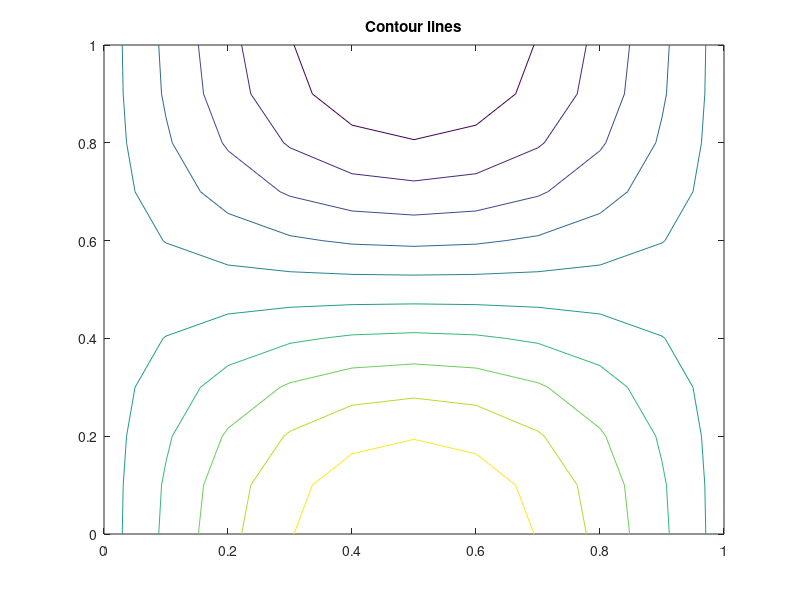
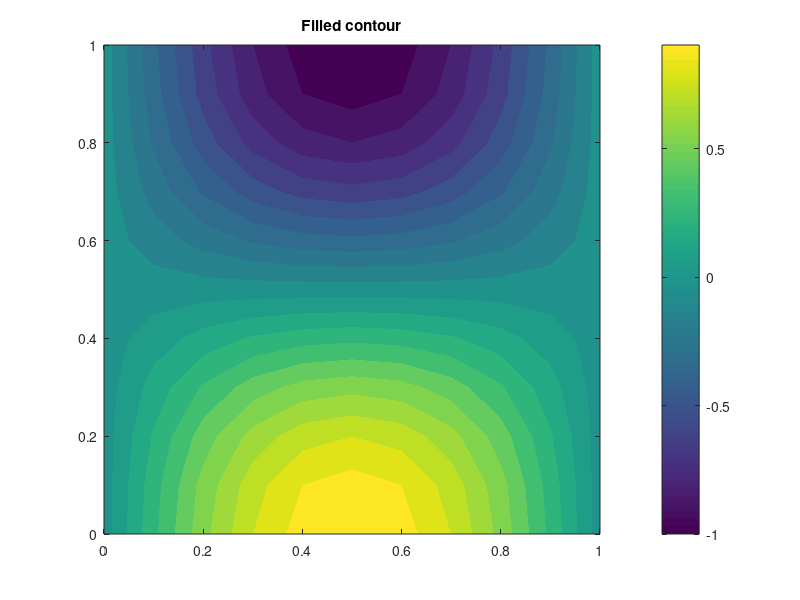

These figures' MATLAB source, in order:
clc;
clear;
close all;

h = 0.1;
k = 0.1;

x_start = 0;
x_end = 1;
t_start = 0;
t_end = 1;

xs = x_start:h:x_end;
ts = t_start:k:t_end;

top_bc = 0;
bottom_bc = 0;

matrix = zeros(length(xs), length(ts));
matrix(1, :) = top_bc;
matrix(end, :) = bottom_bc;

% initial condition: sin(pi*x)
for i = 1:length(xs)
    matrix(i, 1) = sin(pi * xs(i));
end

% compute the second time level using du/dt = 0
r = (k / h);
for i = 2:length(xs)-1
    matrix(i, 2) = matrix(i, 1) + 0.5 * r^2 * (matrix(i-1, 1) - 2 * matrix(i, 1) + matrix(i+1, 1));
end

% time-stepping
for j = 2:length(ts)-1
    for i = 2:length(xs)-1
        matrix(i, j+1) = 2*(1 - r^2) * matrix(i, j) - matrix(i, j-1) + r^2*(matrix(i-1, j) + matrix(i+1, j));
    end
    matrix(1, j+1) = top_bc;
    matrix(end, j+1) = bottom_bc;
end

% plot
[X, T] = meshgrid(xs, ts);

figure;
contour(X, T, matrix');
title('Contour lines');

figure;
contourf(X, T, matrix', 20, 'LineColor', 'none');
title('Filled contour');
colorbar;
